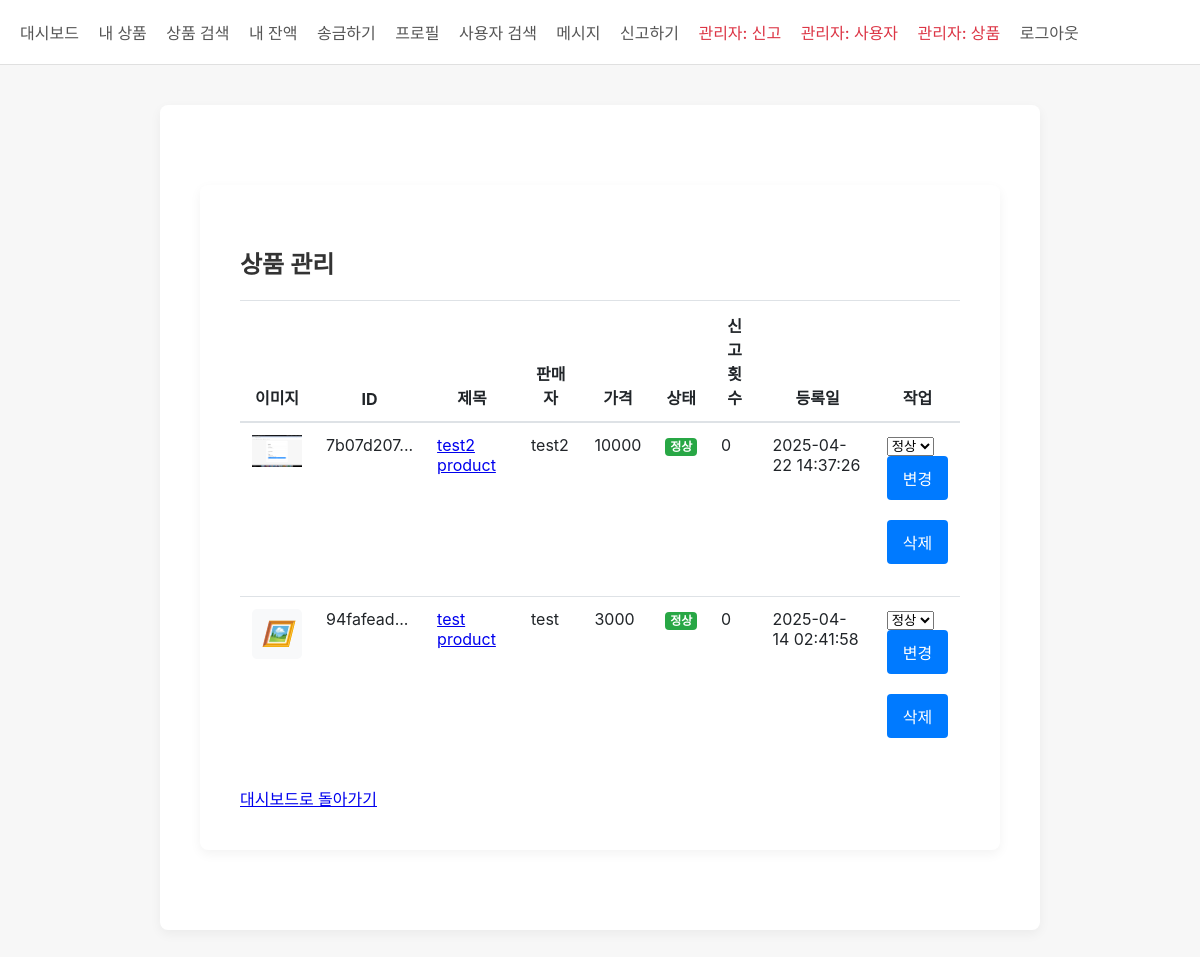
/admin/products (signed in), run on the app's committed database.
### tables this page shows
CREATE TABLE product (
                id TEXT PRIMARY KEY,
                title TEXT NOT NULL,
                description TEXT NOT NULL,
                price TEXT NOT NULL,
                seller_id TEXT NOT NULL,
                status TEXT DEFAULT 'active',
                report_count INTEGER DEFAULT 0,
                created_at TIMESTAMP DEFAULT CURRENT_TIMESTAMP
            , image_path TEXT);

CREATE TABLE user (
                id TEXT PRIMARY KEY,
                username TEXT UNIQUE NOT NULL,
                password TEXT NOT NULL,
                bio TEXT,
                balance INTEGER DEFAULT 10000,
                login_attempts INTEGER DEFAULT 0,
                locked_until TIMESTAMP,
                is_admin BOOLEAN DEFAULT 0,
                status TEXT DEFAULT 'active',
                report_count INTEGER DEFAULT 0,
                created_at TIMESTAMP DEFAULT CURRENT_TIMESTAMP
            );

### app.py (the view)
@app.route('/admin/products')
@admin_required
def admin_products():
    db = get_db()
    cursor = db.cursor()
    cursor.execute("""
        SELECT p.*, u.username as seller_name,
               (SELECT COUNT(*) FROM report WHERE target_id = p.id AND target_type = 'product') as report_count
        FROM product p
        JOIN user u ON p.seller_id = u.id
        ORDER BY p.status DESC, p.report_count DESC, p.created_at DESC
    """)
    products = cursor.fetchall()
    return render_template('admin_products.html', products=products)

### app.py (called while the page is built)
def generate_csrf_token():
    if '_csrf_token' not in session:
        session['_csrf_token'] = secrets.token_hex(16)
    return session['_csrf_token']

def admin_required(f):
    @wraps(f)
    def decorated_function(*args, **kwargs):
        if 'user_id' not in session:
            flash('로그인이 필요합니다.')
            return redirect(url_for('login'))
        db = get_db()
        cursor = db.cursor()
        cursor.execute("SELECT is_admin FROM user WHERE id = ?", (session['user_id'],))
        user = cursor.fetchone()
        if not user or not user['is_admin']:
            flash('관리자 권한이 필요합니다.')
            return redirect(url_for('dashboard'))
        return f(*args, **kwargs)
    return decorated_function

def get_db():
    db = getattr(g, '_database', None)
    if db is None:
        db = g._database = sqlite3.connect(DATABASE)
        db.row_factory = sqlite3.Row  # 결과를 dict처럼 사용하기 위함
    return db

@app.teardown_appcontext
def close_connection(exception):
    db = getattr(g, '_database', None)
    if db is not None:
        db.close()

@app.after_request
def add_security_headers(response):
    response.headers['Content-Security-Policy'] = "default-src 'self'; script-src 'self' 'unsafe-inline' https://cdnjs.cloudflare.com; style-src 'self' 'unsafe-inline'; img-src 'self' data:;"
    response.headers['X-Frame-Options'] = 'SAMEORIGIN'
    response.headers['X-XSS-Protection'] = '1; mode=block'
    return response

### templates/admin_products.html (shortened to what this page needs)
{% extends "base.html" %}
{% block content %}
<div class="container mt-5">
    <h2>상품 관리</h2>
    {% if products %}
        <div class="table-responsive">
            <table class="table table-striped">
                <thead>
                    <tr>
                        <th>이미지</th>
                        <th>ID</th>
                        <th>제목</th>
                        <th>판매자</th>
                        <th>가격</th>
                        <th>상태</th>
                        <th>신고 횟수</th>
                        <th>등록일</th>
                        <th>작업</th>
                    </tr>
                </thead>
                <tbody>
                    {% for product in products %}
                        <tr>
                            <td>
                                {% if product.image_path %}
                                    <img src="{{ url_for('uploaded_file', filename=product.image_path.split('/')[-1]) }}"
                                         alt="{{ product.title }}" class="product-thumbnail">
                                {% else %}
                                    <div class="no-image-placeholder">
                                        <i class="no-image-icon">🖼️</i>
                                    </div>
                                {% endif %}
                            </td>
                            <td>{{ product.id[:8] }}...</td>
                            <td>
                                <a href="{{ url_for('view_product', product_id=product.id) }}">
                                    {{ product.title }}
                                </a>
                            </td>
                            <td>{{ product.seller_name }}</td>
                            <td>{{ product.price }}</td>
                            <td>
                                {% if product.status == 'active' %}
                                    <span class="badge badge-success">정상</span>
                                {% elif product.status == 'warning' %}
                                    <span class="badge badge-warning">주의</span>
                                {% elif product.status == 'blocked' %}
                                    <span class="badge badge-danger">차단됨</span>
                                {% endif %}
                            </td>
                            <td>{{ product.report_count }}</td>
                            <td>{{ product.created_at }}</td>
                            <td>
                                <form method="POST" action="{{ url_for('change_product_status', product_id=product.id) }}" class="d-inline">
                                    <select name="status" class="form-control form-control-sm d-inline-block" style="width: auto;">
                                        <option value="active" {% if product.status == 'active' %}selected{% endif %}>정상</option>
                                    </select>
                                    <button type="submit" class="btn btn-sm btn-primary">변경</button>
                                </form>
                                <form method="POST" action="{{ url_for('admin_delete_product', product_id=product.id) }}" class="d-inline" onsubmit="return confirm('정말 삭제하시겠습니까? 이 작업은 되돌릴 수 없습니다.');">
                                    <button type="submit" class="btn btn-sm btn-danger">삭제</button>
                                </form>
                            </td>
                        </tr>
                    {% endfor %}
                </tbody>
            </table>
        </div>
    {% else %}
        <div class="alert alert-info">
            등록된 상품이 없습니다.
        </div>
    {% endif %}
    <a href="{{ url_for('dashboard') }}" class="btn btn-secondary">대시보드로 돌아가기</a>
</div>
{% endblock %}

### templates/base.html (style rules this page uses)
body { background-color: #F7F7F7; font-family: -apple-system, BlinkMacSystemFont, "Segoe UI", Roboto, Helvetica, Arial, sans-serif; margin: 0; padding: 0; color: #333; }
.container { max-width: 800px; margin: 40px auto; background-color: #fff; padding: 40px; box-shadow: 0 4px 12px rgba(0, 0, 0, 0.05); border-radius: 8px; }
h1, h2, h3 { font-weight: 600; margin-bottom: 20px; }
input, textarea, button { width: 100%; padding: 10px; margin-bottom: 20px; border: 1px solid #e0e0e0; border-radius: 4px; font-size: 16px; }
button { background-color: #007AFF; color: #fff; border: none; cursor: pointer; transition: background-color 0.2s; }
.table { width: 100%; margin-bottom: 1rem; color: #212529; border-collapse: collapse; }
.table th, .table td { padding: 0.75rem; vertical-align: top; border-top: 1px solid #dee2e6; }
.table thead th { vertical-align: bottom; border-bottom: 2px solid #dee2e6; }
.badge { display: inline-block; padding: 0.25em 0.4em; font-size: 75%; font-weight: 700; line-height: 1; text-align: center; white-space: nowrap; vertical-align: baseline; border-radius: 0.25rem; }
.badge-success { color: #fff; background-color: #28a745; }

### templates/admin_products.html (style rules this page uses)
.product-thumbnail { max-height: 50px; max-width: 50px; object-fit: cover; }
.no-image-placeholder { height: 50px; width: 50px; display: flex; justify-content: center; align-items: center; background-color: #f8f9fa; border-radius: 5px; }
.no-image-icon { font-size: 24px; color: #adb5bd; }

### data on the page
product: image_path (picture), id "7b07d207", title "test2 product", seller_name "test2", price "10000", shows "정상", report_count "0", created_at "2025-04-22 14:37:26", status "정상"
product: id "94fafead", title "test product", seller_name "test", price "3000", shows "정상", report_count "0", created_at "2025-04-14 02:41:58", status "정상"
